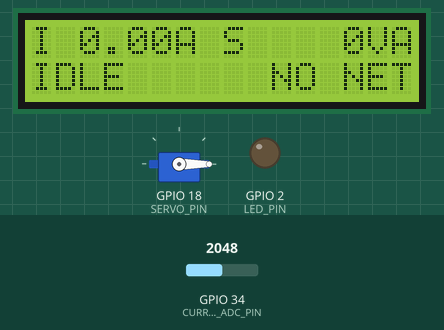
Bench run of a program on a simulated ESP32. On the bench: 16×2 character LCD, servo, output pins drawn as LEDs (lit = HIGH). The inputs (shaded band) are chosen by the test bench; at power-on: GPIO 34 (CURRENT_ADC_PIN) = 2048 (analog values on the 0–4095 scale). WiFi joins after 1.5 s; servers stay silent unless stated; no MQTT or app messages arrive unless stated; what the program prints to the serial monitor is not drawn.

Above: at 4.4 s.
4.5 s: GPIO 34 (CURRENT_ADC_PIN) set to 2866
At 6.6 s:
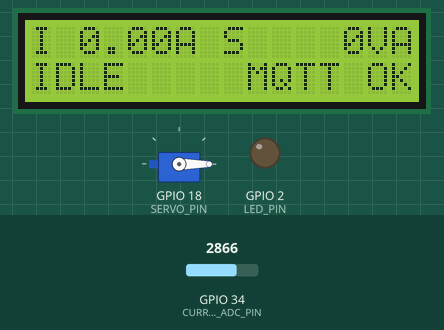
7.5 s: GPIO 34 (CURRENT_ADC_PIN) set to 2938
At 8.9 s:
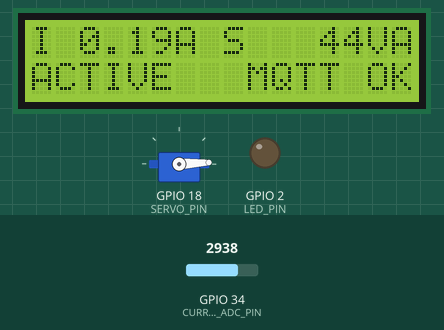
9.7 s: GPIO 34 (CURRENT_ADC_PIN) set to 3157
At 10.9 s:
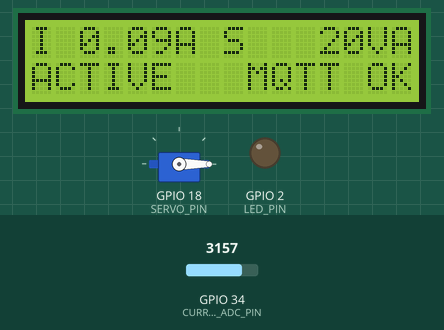
12.6 s: GPIO 34 (CURRENT_ADC_PIN) set to 3270
At 14.1 s:
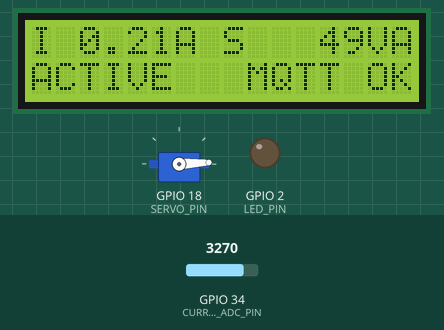
14.9 s: GPIO 34 (CURRENT_ADC_PIN) set to 1228
At 15.9 s:
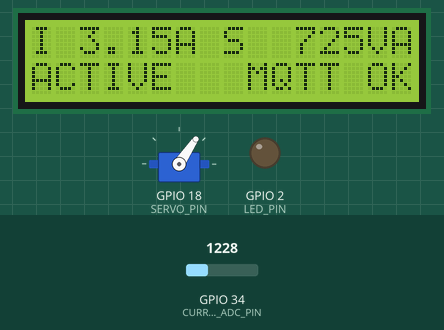
17.9 s: GPIO 34 (CURRENT_ADC_PIN) set to 1345
At 19.3 s:
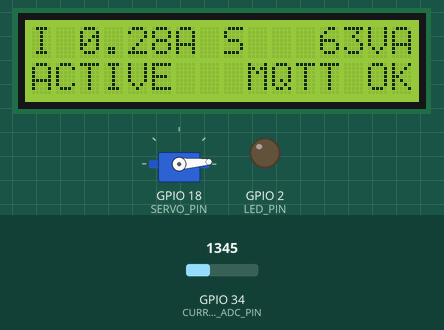
Timing chart, 0 to 21.1 s (numbered marks = the images above; inputs shaded):
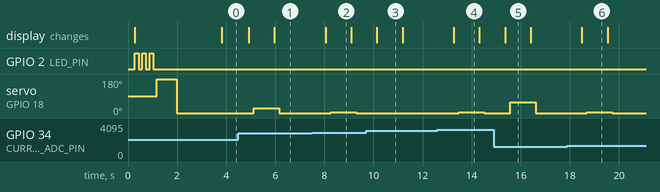

Measured:
- the behaviour switches between 2907 and 2908 on GPIO 34 (CURRENT_ADC_PIN) (found by bisection; images 1 and 2)
- the behaviour switches between 1274 and 1275 on GPIO 34 (CURRENT_ADC_PIN) (found by bisection; images 5 and 6)
- after the input at 4.5 s, servo on GPIO 18 (SERVO_PIN): 0° → 24° after 0.62 s, → 0° 1.0 s later; the display: first changes after 0.42 s (image 1 shows a later state)
- after the input at 7.5 s, servo on GPIO 18 (SERVO_PIN): 0° → 3° after 0.75 s, → 0° 1.0 s later; the display: changes after 0.55 s (image 2)
- after the input at 9.7 s, the display: changes after 0.44 s (image 3)
- after the input at 12.6 s, servo on GPIO 18 (SERVO_PIN): 0° → 3° after 0.87 s, → 0° 1.0 s later; the display: changes after 0.67 s (image 4)
- after the input at 14.9 s, servo on GPIO 18 (SERVO_PIN): 0° → 56° after 0.66 s, → 0° 1.0 s later; the display: changes after 0.46 s (image 5)
- after the input at 17.9 s, servo on GPIO 18 (SERVO_PIN): 0° → 4° after 0.79 s, → 0° 1.0 s later; the display: changes after 0.59 s (image 6)

The program:

main.cpp
```cpp
// NILM edge node: ESP32 + ACS712 -> true-RMS current, apparent power, inrush peak
// -> MQTT JSON on <SITE_ID>/<ROOM_ID>/power, plus local LCD / servo dial / alert LED.
//
// Sampling is non-blocking and fixed-rate (SAMPLE_RATE_HZ). Samples accumulate into
// RMS windows of RMS_CYCLES whole mains cycles. The window mean is subtracted, so the
// ACS712 zero offset (Vcc/2, drifts with supply) cancels without calibration.
// Slow work (Wi-Fi, MQTT, I2C LCD, servo) runs only between windows, so it never
// punches gaps into a measurement.

#include <Arduino.h>
#include <WiFi.h>
#include <Wire.h>
#include <PubSubClient.h>
#include <ArduinoJson.h>
#include <LiquidCrystal_I2C.h>
#include <ESP32Servo.h>
#include <math.h>

#include "config.h"
#include "secrets.h"

static const uint32_t SAMPLE_PERIOD_US = 1000000UL / SAMPLE_RATE_HZ;
static const uint32_t WINDOW_US = (1000000UL / MAINS_FREQUENCY_HZ) * RMS_CYCLES;
static const float MV_TO_AMPS = 1.0f / (DIVIDER_RATIO * ACS712_MV_PER_AMP) * CURRENT_CALIBRATION;

static WiFiClient wifiClient;
static PubSubClient mqtt(wifiClient);
static LiquidCrystal_I2C lcd(LCD_I2C_ADDR, 16, 2);
static Servo dial;

static const String powerTopic = String(SITE_ID) + "/" + ROOM_ID + "/power";
static const String statusTopic = String(SITE_ID) + "/" + ROOM_ID + "/status";

// Current RMS window
struct Window {
  double sum = 0, sumSq = 0;
  float minMv = 1e9f, maxMv = -1e9f;
  uint32_t n = 0, startUs = 0, nextSampleUs = 0;
};
static Window win;

// Aggregate of windows since the last publish
static double sumIrmsSq = 0;
static uint32_t windowsSincePublish = 0, samplesSincePublish = 0;
static float peakSincePublish = 0;

static float lastIrms = 0, lastApparentVa = 0;
static double energyWh = 0;
static uint32_t lastPublishMs = 0, lastMetaMs = 0, lastEnergyMs = 0;
static uint32_t lastWifiAttemptMs = 0, lastMqttAttemptMs = 0;
static int lastDialDeg = -1;
static bool ledOn = false;

// ---------------------------------------------------------------- sampling --

static void startWindow() {
  win = Window();
  win.startUs = micros();
  win.nextSampleUs = win.startUs;
}

// Takes at most one sample per call. Returns true when the window is complete.
static bool sampleTick() {
  const uint32_t now = micros();
  if ((int32_t)(now - win.nextSampleUs) >= 0) {
    const float mv = analogReadMilliVolts(CURRENT_ADC_PIN);
    win.sum += mv;
    win.sumSq += (double)mv * mv;
    win.minMv = fminf(win.minMv, mv);
    win.maxMv = fmaxf(win.maxMv, mv);
    win.n++;
    win.nextSampleUs += SAMPLE_PERIOD_US;
    // If something stalled us, resync instead of bursting to catch up.
    if ((int32_t)(now - win.nextSampleUs) > (int32_t)SAMPLE_PERIOD_US) win.nextSampleUs = now + SAMPLE_PERIOD_US;
  }
  return now - win.startUs >= WINDOW_US;
}

static void finishWindow() {
  if (win.n < 10) return;
  const double mean = win.sum / win.n;
  const double rmsMv = sqrt(fmax(win.sumSq / win.n - mean * mean, 0.0));
  float irms = rmsMv * MV_TO_AMPS;
  if (irms < NOISE_FLOOR_AMPS) irms = 0;
  // Largest instantaneous excursion from the offset -> inrush / crest feature.
  const float peakA = fmaxf(win.maxMv - mean, mean - win.minMv) * MV_TO_AMPS;

  sumIrmsSq += (double)irms * irms;
  windowsSincePublish++;
  samplesSincePublish += win.n;
  if (irms > 0) peakSincePublish = fmaxf(peakSincePublish, peakA);
}

// ------------------------------------------------------------ connectivity --

static void ensureWifi() {
  if (WiFi.status() == WL_CONNECTED) return;
  if (lastWifiAttemptMs != 0 && millis() - lastWifiAttemptMs < 10000) return;
  lastWifiAttemptMs = millis();
  Serial.printf("[wifi] connecting to %s ...\n", WIFI_SSID);
  WiFi.disconnect();
  WiFi.begin(WIFI_SSID, WIFI_PASSWORD);
}

static void ensureMqtt() {
  if (WiFi.status() != WL_CONNECTED || mqtt.connected()) return;
  if (lastMqttAttemptMs != 0 && millis() - lastMqttAttemptMs < 5000) return;
  lastMqttAttemptMs = millis();

  Serial.printf("[mqtt] connecting to %s:%d ...\n", MQTT_HOST, MQTT_PORT);
  const char *user = strlen(MQTT_USER) ? MQTT_USER : nullptr;
  const char *pass = strlen(MQTT_PASSWORD) ? MQTT_PASSWORD : nullptr;
  if (mqtt.connect(DEVICE_ID, user, pass, statusTopic.c_str(), 1, true, "offline")) {
    Serial.println("[mqtt] connected");
    mqtt.publish(statusTopic.c_str(), "online", true);
  } else {
    Serial.printf("[mqtt] failed, state=%d\n", mqtt.state());
  }
}

// --------------------------------------------------------------- telemetry --

static void publish() {
  const uint32_t now = millis();
  lastIrms = windowsSincePublish ? sqrt(sumIrmsSq / windowsSincePublish) : 0;
  lastApparentVa = MAINS_VOLTAGE * lastIrms;
  const float powerW = lastApparentVa * ASSUMED_POWER_FACTOR;

  energyWh += powerW * ((now - lastEnergyMs) / 3600000.0);
  lastEnergyMs = now;

  JsonDocument doc;
  doc["device"] = DEVICE_ID;
  doc["room"] = ROOM_ID;
  doc["current_a"] = roundf(lastIrms * 1000) / 1000;
  doc["apparent_va"] = roundf(lastApparentVa * 10) / 10;
  doc["power_w"] = roundf(powerW * 10) / 10;
  doc["peak_a"] = roundf(peakSincePublish * 1000) / 1000;
  doc["energy_wh"] = round(energyWh * 100) / 100;
  doc["voltage_v"] = MAINS_VOLTAGE;
  doc["samples"] = samplesSincePublish;
  if (now - lastMetaMs >= META_INTERVAL_MS || lastMetaMs == 0) {
    lastMetaMs = now;
    doc["rssi"] = WiFi.RSSI();
    doc["uptime_s"] = now / 1000;
  }

  char payload[320];
  const size_t len = serializeJson(doc, payload, sizeof(payload));
  if (mqtt.connected()) {
    const bool ok = mqtt.publish(powerTopic.c_str(), (const uint8_t *)payload, len, false);
    Serial.printf("[pub%s] %s\n", ok ? "" : " FAILED", payload);
  } else {
    Serial.printf("[offline] %s\n", payload);
  }

  sumIrmsSq = 0;
  windowsSincePublish = samplesSincePublish = 0;
  peakSincePublish = 0;
}

// ---------------------------------------------------------------- local UI --

static void updateUi() {
  const bool overload = lastIrms >= ALERT_CURRENT_A;

  // LED: pulse (toggle every window, ~2.5 Hz) while over the safety threshold.
  ledOn = overload ? !ledOn : false;
  digitalWrite(LED_PIN, ledOn);

  // Servo analog dial: 0..180 deg over 0..SERVO_FULL_SCALE_VA. Skip tiny moves (jitter).
  const int deg = (int)constrain(lastApparentVa / SERVO_FULL_SCALE_VA * 180.0f, 0.0f, 180.0f);
  if (abs(deg - lastDialDeg) >= 2) {
    dial.write(SERVO_REVERSED ? 180 - deg : deg);
    lastDialDeg = deg;
  }
}

static void updateLcd() {
  char line[17];
  snprintf(line, sizeof(line), "I%5.2fA S%5.0fVA", lastIrms, lastApparentVa);
  lcd.setCursor(0, 0);
  lcd.print(line);

  const char *state = lastIrms >= ALERT_CURRENT_A ? "OVERLOAD" : lastIrms > 0 ? "ACTIVE" : "IDLE";
  const char *net = mqtt.connected() ? "MQTT OK" : WiFi.status() == WL_CONNECTED ? "WIFI OK" : "NO NET";
  snprintf(line, sizeof(line), "%-9s%7s", state, net);
  lcd.setCursor(0, 1);
  lcd.print(line);
}

// ------------------------------------------------------------------- main --

void setup() {
  Serial.begin(115200);
  delay(200);
  Serial.printf("\nNILM edge node '%s' -> %s\n", DEVICE_ID, powerTopic.c_str());

  pinMode(LED_PIN, OUTPUT);
  analogReadResolution(12);
  analogSetPinAttenuation(CURRENT_ADC_PIN, ADC_11db);  // ~0-3.1 V input range

  Wire.begin(I2C_SDA_PIN, I2C_SCL_PIN);
  lcd.init();
  lcd.backlight();
  lcd.print("NILM node");
  lcd.setCursor(0, 1);
  lcd.print(ROOM_ID);

  dial.setPeriodHertz(50);
  dial.attach(SERVO_PIN, 500, 2400);
  // Power-on self-test: 3 LED blinks + full dial sweep, so LED/servo wiring can be checked at a glance.
  Serial.println("[self-test] LED blink x3, servo sweep 0 -> 180 -> 0");
  for (int i = 0; i < 3; i++) {
    digitalWrite(LED_PIN, HIGH);
    delay(150);
    digitalWrite(LED_PIN, LOW);
    delay(150);
  }
  dial.write(SERVO_REVERSED ? 0 : 180);
  delay(800);
  dial.write(SERVO_REVERSED ? 180 : 0);  // needle at zero
  delay(800);

  WiFi.mode(WIFI_STA);
  WiFi.setAutoReconnect(true);
  ensureWifi();

  mqtt.setServer(MQTT_HOST, MQTT_PORT);
  mqtt.setBufferSize(512);
  mqtt.setKeepAlive(30);
  mqtt.setSocketTimeout(2);  // bound the stall a failed connect can cause

  lastEnergyMs = lastPublishMs = millis();
  startWindow();
}

void loop() {
  if (!sampleTick()) return;  // mid-window: only sample

  // Window complete: do all slow work in the gap, then start the next window.
  finishWindow();
  updateUi();

  ensureWifi();
  ensureMqtt();
  mqtt.loop();

  if (millis() - lastPublishMs >= PUBLISH_INTERVAL_MS) {
    lastPublishMs = millis();
    publish();
    updateLcd();  // I2C LCD writes take ~10 ms; once a second is plenty
  }
  startWindow();
}
```

secrets.example.h
```cpp
#pragma once
// Copy this file to secrets.h and fill in your values. secrets.h is git-ignored.

#define WIFI_SSID "YOUR_WIFI_SSID"          // ESP32 supports 2.4 GHz networks only
#define WIFI_PASSWORD "YOUR_WIFI_PASSWORD"

#define MQTT_HOST "192.168.1.100"           // LAN IP of the PC running Docker
#define MQTT_PORT 1883
#define MQTT_USER ""                        // leave empty for anonymous broker
#define MQTT_PASSWORD ""

#define SITE_ID "hostel"                    // topic: hostel/room101/power
#define ROOM_ID "room101"
#define DEVICE_ID "esp32-room101"           // unique per board
```

config.h
```cpp
#pragma once
// Hardware + measurement settings. Adjust to match your build.

// ---- ACS712 -----------------------------------------------------------------
// ACS712 OUT -> 1k -> (node A) -> 2k -> GND.  Node A -> GPIO34, 100nF to GND.
#define CURRENT_ADC_PIN 34            // ADC1 channel (ADC2 pins don't work with Wi-Fi on)

// Sensor sensitivity: 5A = 185, 20A = 100, 30A = 66 (mV per amp at the sensor output)
#define ACS712_MV_PER_AMP 100.0f

// Voltage divider scaling: 2k / (1k + 2k). 5V sensor swing -> 3.33V at the ADC.
#define DIVIDER_RATIO (2000.0f / (1000.0f + 2000.0f))

// Multiply the measured current by this after comparing against a clamp meter.
#define CURRENT_CALIBRATION 1.0f

// Readings below this are treated as 0 A (ESP32 ADC noise floor, spec: <100 mA clamp).
#define NOISE_FLOOR_AMPS 0.10f

// ---- Sampling ---------------------------------------------------------------
#define SAMPLE_RATE_HZ 2000           // fixed-rate burst sampling (spec: 1-2 kHz)
#define MAINS_FREQUENCY_HZ 50         // 50 or 60
#define RMS_CYCLES 10                 // one RMS window = 10 cycles (200 ms at 50 Hz)

// ---- Mains ------------------------------------------------------------------
// No voltage sensor: apparent power S = nominal V x Irms; "power_w" = S x assumed PF.
#define MAINS_VOLTAGE 230.0f
#define ASSUMED_POWER_FACTOR 1.0f

// ---- Local UI ---------------------------------------------------------------
#define I2C_SDA_PIN 21
#define I2C_SCL_PIN 22
#define LCD_I2C_ADDR 0x27             // 0x3F on some backpacks (blank screen = wrong address)

#define SERVO_PIN 18
#define SERVO_FULL_SCALE_VA 2300.0f   // 180 deg on the dial (= 10 A at 230 V)
#define SERVO_REVERSED false          // true if the needle sweeps the wrong way on your dial face

#define LED_PIN 2
#define ALERT_CURRENT_A 8.0f          // facility safety threshold -> LED pulses, LCD "OVERLOAD"

// ---- Telemetry --------------------------------------------------------------
#define PUBLISH_INTERVAL_MS 1000      // spec: 0.5-1 Hz
#define META_INTERVAL_MS 10000        // RSSI/uptime included every 10 s (0.1 Hz)
// Topics: <SITE_ID>/<ROOM_ID>/power and <SITE_ID>/<ROOM_ID>/status (see secrets.h)
```
